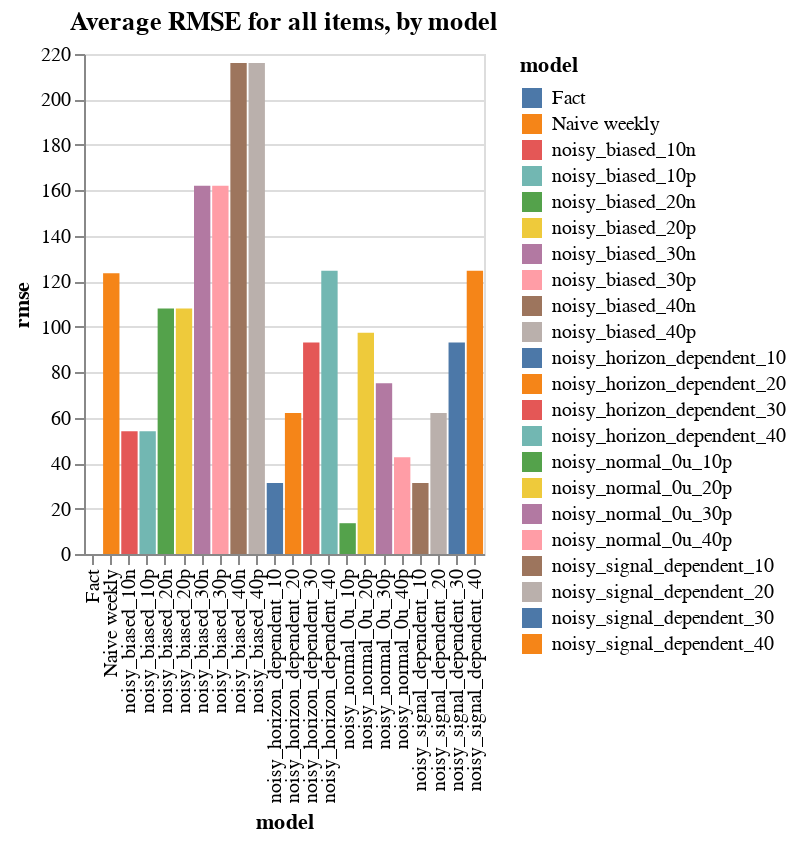

Notebook code cell kept with this figure:
### Code cell
alt.Chart((eval_df.groupby(['model']).sum()[['rmse_normalized','rmse']]/3).reset_index(),
         title='Average RMSE for all items, by model').mark_bar().encode(
    x=alt.X('model:N'),
    y=alt.Y('rmse:Q',scale=alt.Scale(zero=False)),
    color=alt.Color('model:N'),
).properties(width=200, height=250)#.interactive()

### Figure 1 — Vega-Lite specification as saved in the notebook (floating-point values rounded to 4 significant figures)
{"config": {"view": {"continuousWidth": 400, "continuousHeight": 300}}, "data": {"name": "data-86c917d5f59e060c0af6a716b4beba40"}, "mark": "bar", "encoding": {"color": {"type": "nominal", "field": "model"}, "x": {"type": "nominal", "field": "model"}, "y": {"type": "quantitative", "field": "rmse", "scale": {"zero": false}}}, "height": 250, "title": "Average RMSE for all items, by model", "width": 200, "$schema": "https://vega.github.io/schema/vega-lite/v4.8.1.json", "datasets": {"data-86c917d5f59e060c0af6a716b4beba40": [{"model": "Fact", "rmse_normalized": 0.0, "rmse": 0.0}, {"model": "Naive weekly", "rmse_normalized": 1.0, "rmse": 123.5}, {"model": "noisy_biased_10n", "rmse_normalized": 0.4568, "rmse": 54.0}, {"model": "noisy_biased_10p", "rmse_normalized": 0.4568, "rmse": 54.0}, {"model": "noisy_biased_20n", "rmse_normalized": 0.9136, "rmse": 108.0}, {"model": "noisy_biased_20p", "rmse_normalized": 0.9136, "rmse": 108.0}, {"model": "noisy_biased_30n", "rmse_normalized": 1.37, "rmse": 162.0}, {"model": "noisy_biased_30p", "rmse_normalized": 1.37, "rmse": 162.0}, {"model": "noisy_biased_40n", "rmse_normalized": 1.827, "rmse": 216.0}, {"model": "noisy_biased_40p", "rmse_normalized": 1.827, "rmse": 216.0}, {"model": "noisy_horizon_dependent_10", "rmse_normalized": 0.2647, "rmse": 31.23}, {"model": "noisy_horizon_dependent_20", "rmse_normalized": 0.5228, "rmse": 61.99}, {"model": "noisy_horizon_dependent_30", "rmse_normalized": 0.7907, "rmse": 93.11}, {"model": "noisy_horizon_dependent_40", "rmse_normalized": 1.057, "rmse": 124.6}, {"model": "noisy_normal_0u_10p", "rmse_normalized": 0.1146, "rmse": 13.55}, {"model": "noisy_normal_0u_20p", "rmse_normalized": 0.8236, "rmse": 97.35}, {"model": "noisy_normal_0u_30p", "rmse_normalized": 0.6359, "rmse": 75.17}, {"model": "noisy_normal_0u_40p", "rmse_normalized": 0.3605, "rmse": 42.62}, {"model": "noisy_signal_dependent_10", "rmse_normalized": 0.2647, "rmse": 31.23}, {"model": "noisy_signal_dependent_20", "rmse_normalized": 0.5228, "rmse": 61.99}, {"model": "noisy_signal_dependent_30", "rmse_normalized": 0.7907, "rmse": 93.11}, {"model": "noisy_signal_dependent_40", "rmse_normalized": 1.057, "rmse": 124.6}]}}
